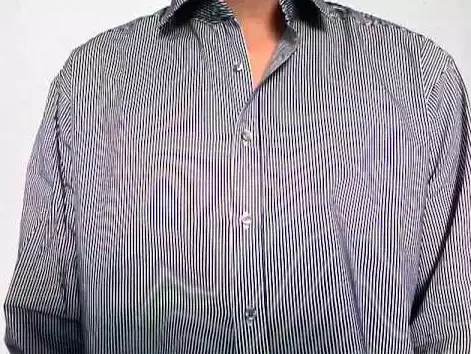
#> input picture data/clothing_more.jpg, 471 x 354 px, found by its file name
$ python gauss.py   (older library calls are emulated)
#> lines starting #> are read from the running program, lines starting #| are printed output that depends on the picture
import cv2
# 載入圖像
image = cv2.imread("../clothing_more.jpg")
#> image is the input picture: shape (354, 471, 3); mean B, G, R 157.3, 147.3, 153.3

# 應用高斯模糊
blurred = cv2.GaussianBlur(image, (11, 11), 0)  # 核大小為 (5, 5)，自動計算 sigma
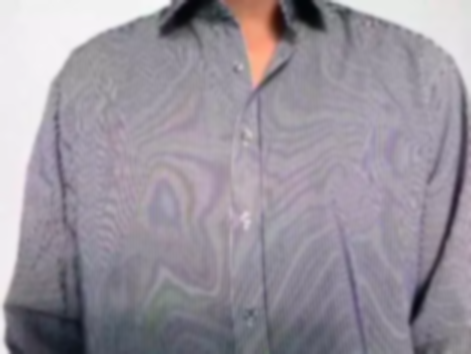
#> blurred: shape (354, 471, 3); mean B, G, R 157.3, 147.3, 153.3

# 顯示結果
cv2.imshow("Original", image)
cv2.imshow("Gaussian Blur", blurred)

gray = cv2.cvtColor(blurred, cv2.COLOR_BGR2GRAY)

# 計算拉普拉斯濾波
laplacian = cv2.Laplacian(gray, cv2.CV_64F)
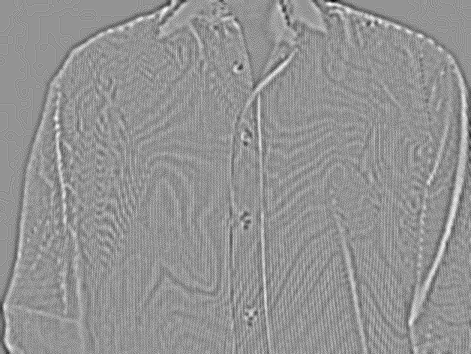
#> laplacian: shape (354, 471) float64; min -22, max 16, mean -0.00421; drawn with min black and max white

# 將拉普拉斯濾波結果轉換為 uint8
laplacian_uint8 = cv2.convertScaleAbs(laplacian)
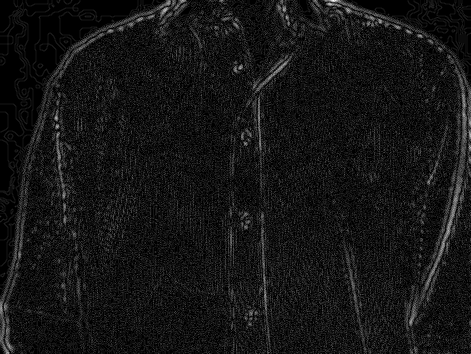
#> laplacian_uint8: shape (354, 471); min 0, max 22, mean 1.8; drawn with min black and max white

# 使用加權和進行銳化
sharpened = cv2.addWeighted(gray, 1.5, laplacian_uint8, -0.5, 0)
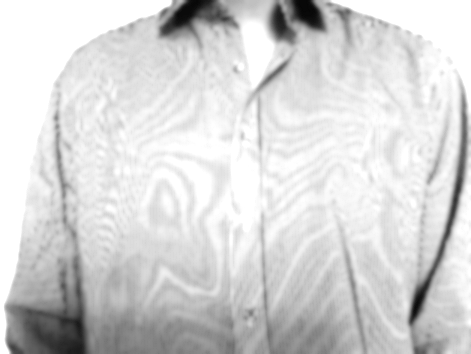
#> sharpened: shape (354, 471); min 6, max 255, mean 213.1

cv2.imshow("Sharpened", sharpened)

cv2.waitKey(0)

$ run again, with data/lighting_car_number_origin.jpg copied over data/clothing_more.jpg
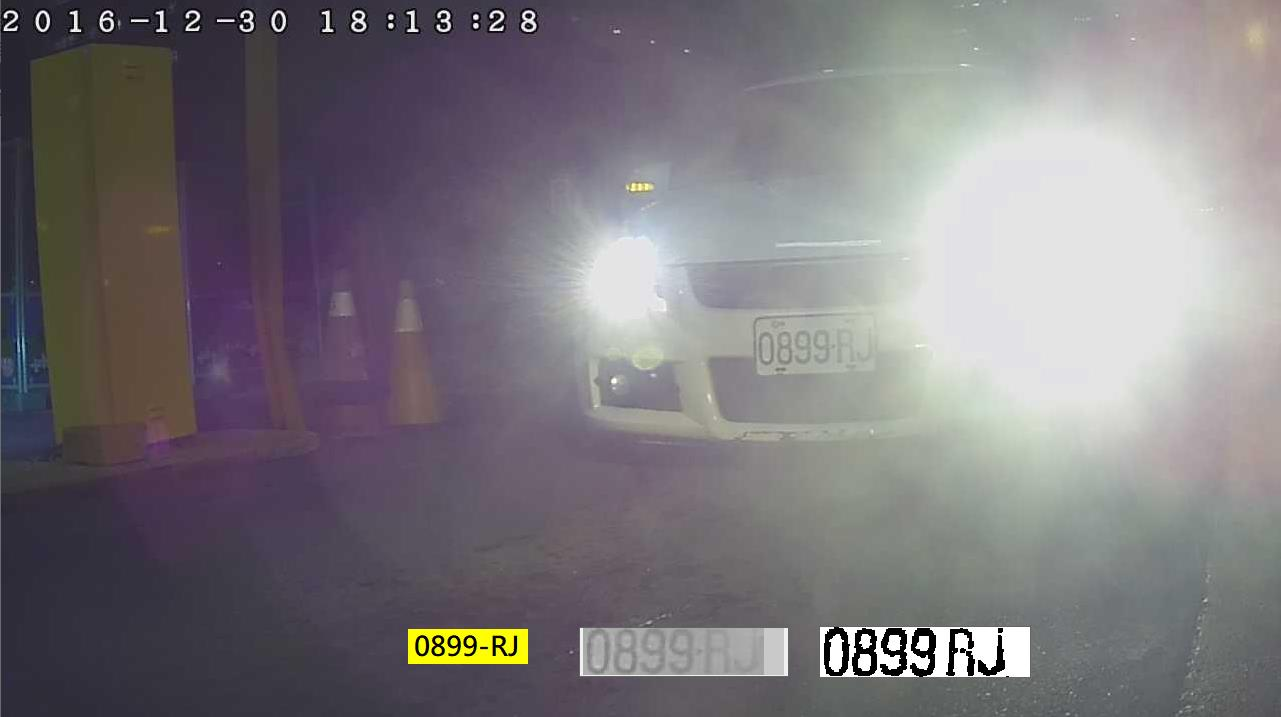
#> input picture data/lighting_car_number_origin.jpg, 1281 x 717 px, found by its file name
#> image is the input picture: shape (717, 1281, 3); mean B, G, R 124, 119.4, 123.4
#> `laplacian_uint8 = cv2.convertScaleAbs(laplacian)`:
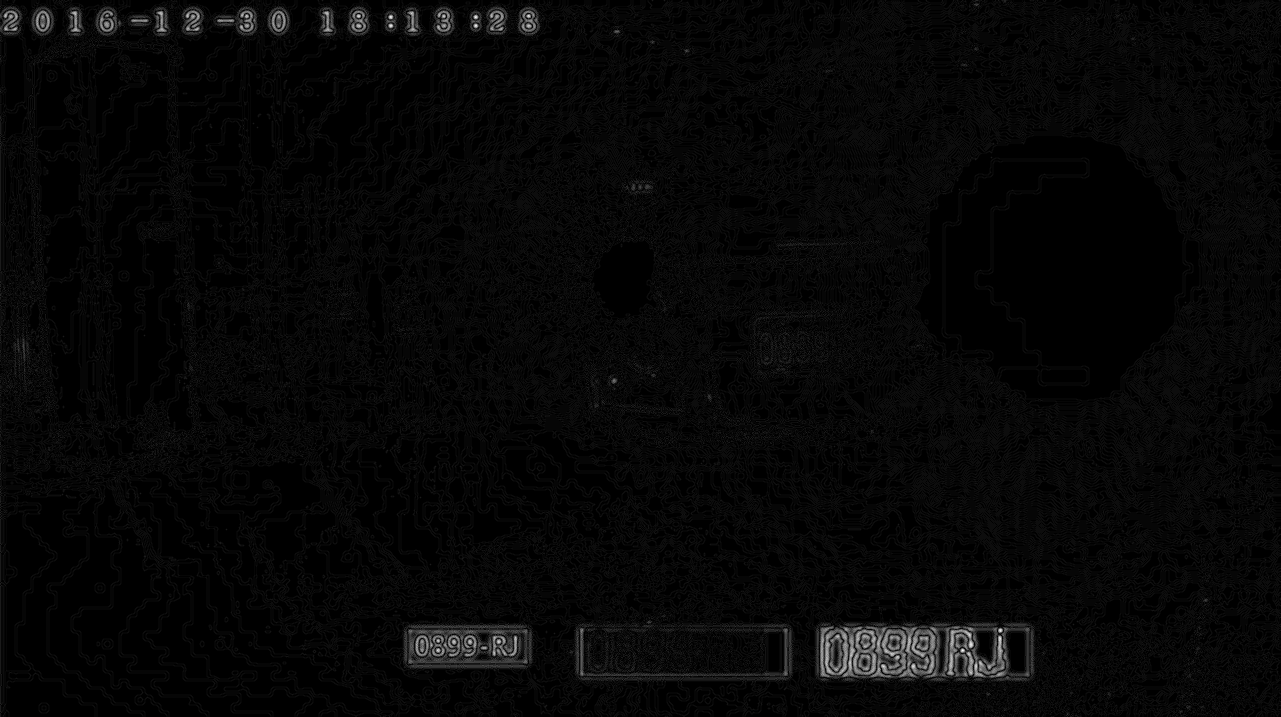
#> laplacian_uint8: shape (717, 1281); min 0, max 37, mean 1.1; drawn with min black and max white
#> `sharpened = cv2.addWeighted(gray, 1.5, laplacian_uint8, -0.5, 0)`:
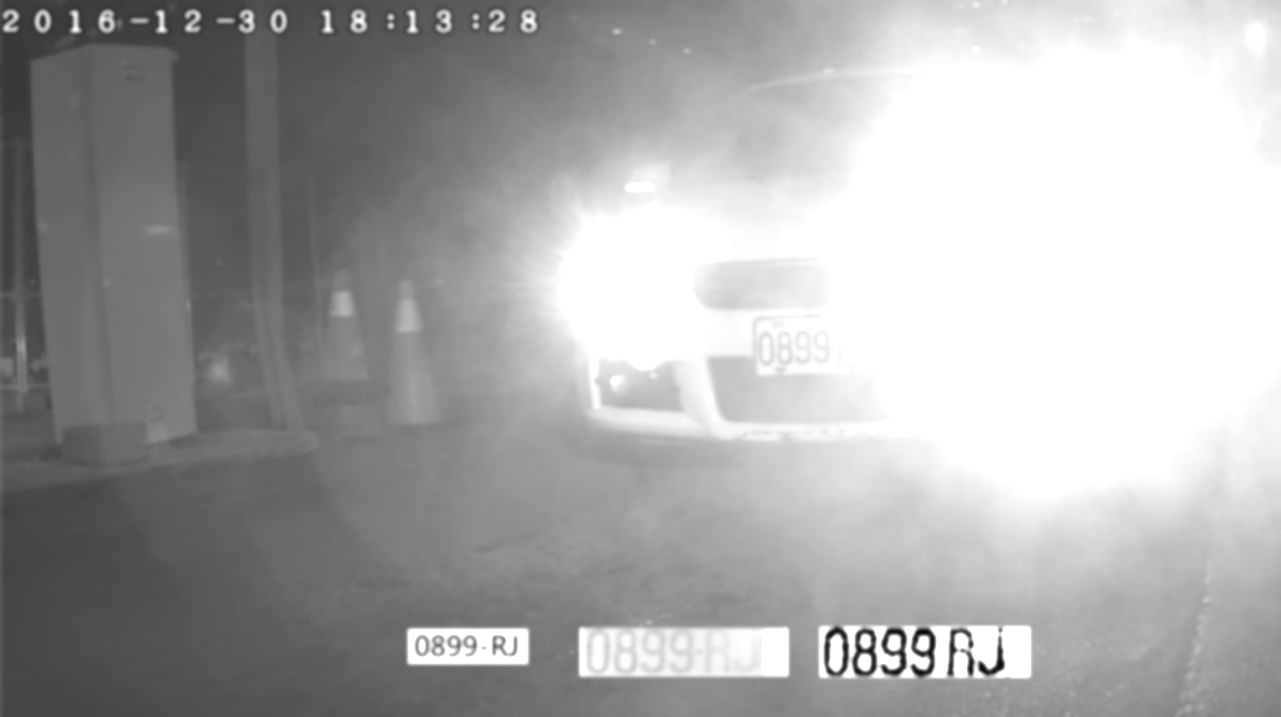
#> sharpened: shape (717, 1281); min 6, max 255, mean 169.6
